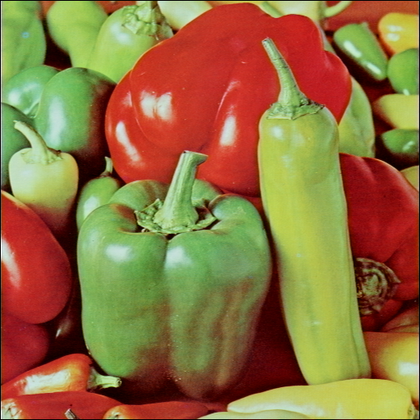
%> input picture peppers.bmp, 420 x 420 px, shrunk from 512 x 512 before the run
$ octave main.m   (GNU Octave 9; MATLAB toolbox functions it lacks are replaced by stand-ins)
%> lines starting %> are read from the running program, lines starting %| are printed output that depends on the picture; in (x1, y1, x2, y2) boxes, pixels count from 0 and x2, y2 are one past the last pixel; in counts of white or black regions, pixels touching at a corner belong together; the program's own positions count from 1
%-----------------------------------------------------
%
%      AUTHOR: Mingming Qiu         DATE: 7 Feb 2019
%    MODIFIED: Mingming Qiu         DATE: 8 Feb 2019

%       EMAIL: mq33982p@pace.edu
% DESCRIPTION: assignment 1 of CS631T Matlab Warm-up Exercises
%
%-----------------------------------------------------


disp('---------Fishing solving problem 1--------');
A = imread('/Users/mingmingqiu/Desktop/CS 631T Computer Vision/week1/peppers.bmp');
%> A is the input picture: size 420x420x3 uint8; mean R, G, B 144.2, 112.9, 64.2
figure,imshow(A),title('RGB Original Image');
pause;
disp('----Test ReduceGrayScale Function-----');
A1= ReduceGrayScale(A);
%> after the loop in ReduceGrayScale, `for r = 1:1:imgsize(1)`:
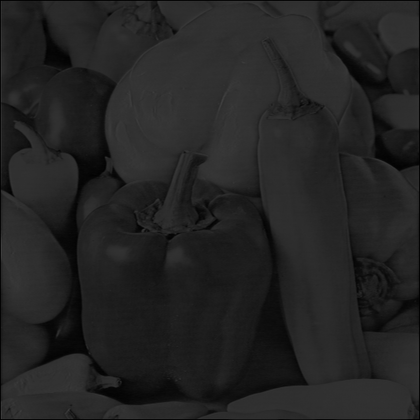
%> img_output: size 420x420 uint8; min 1, max 63, mean 35.7
figure,imshow(A1);
pause;

disp('---------Fishing solving problem 2--------');
B=rgb2gray(A);
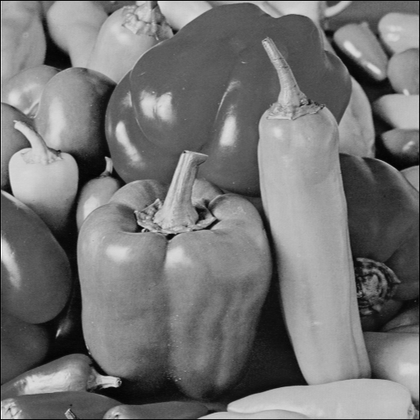
%> B: size 420x420 uint8; min 3, max 253, mean 116.7
TB=transpose(B);
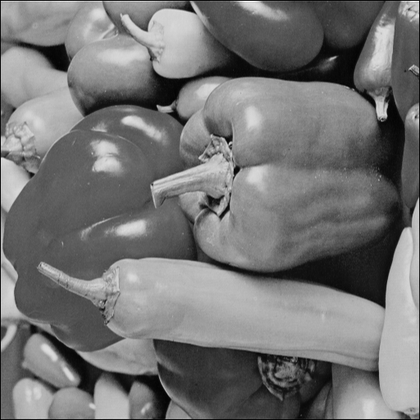
%> TB: size 420x420 uint8; min 3, max 253, mean 116.7; mean of the top-left, top-right, bottom-left and bottom-right quarters 131.7, 102.7, 115.6, 116.7
subplot(1,2,1),imshow(B),title('B')
subplot(1,2,2),imshow(TB),title('TB')
disp('Maximum intensity value of B:'),disp( max(max(B)));
%| 253
disp('Minimum intensity value of B:'),disp( min(min(B)));
%| 3
disp('Mean intensity value of B:'),disp( mean(mean(B)));
%| 116.67
disp('Median intensity value of B:'),disp( median(median(B)));
%| 118
pause;

disp('---------Fishing solving problem 3--------');
C =double(B)/double(max(max(B)));
figure,imshow(C), title('Normalize Gray Scale Image');
pause;

disp('---------Fishing solving problem 4--------');
D1=C.^0.25;
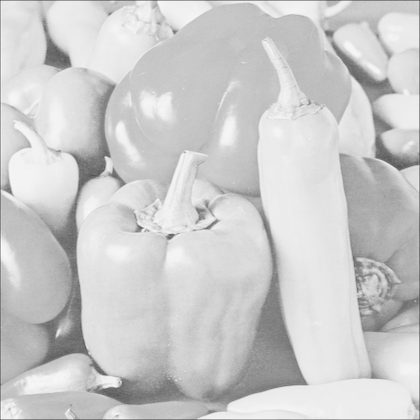
%> D1: size 420x420 double; min 0.33, max 1, mean 0.8
D2=C.^1.25;
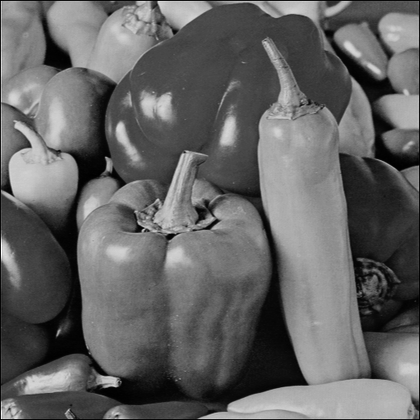
%> D2: size 420x420 double; min 0.00391, max 1, mean 0.394
D=[D1,D2];
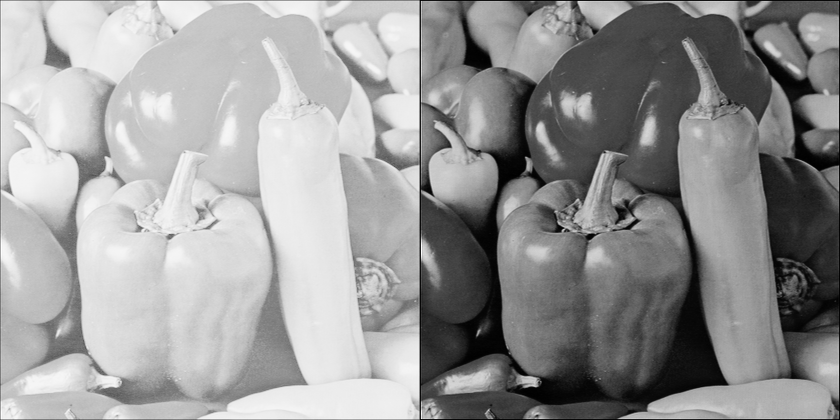
%> D: size 420x840 double; min 0.00391, max 1, mean 0.597
subplot(2,1,1),imshow(D1),title('Power .25');
subplot(2,1,2), imshow(D2),title('Power 1.25');
disp('Explain: power .25 is decrease picture intensity until 1/4 left; while, power 1.25 increase the intensity of picutre 1/4.');
imwrite(D2,'Mingming_D2.jpg');
pause;

disp('---------Fishing solving problem 5--------');
threshold = 0.3;
bw1 =zeros(size(B));
bw1(C>threshold) =1;
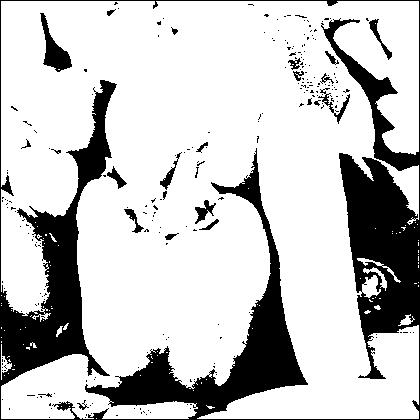
%> bw1: size 420x420 double; values 0 (black) and 1 (white), 78.2% white; 245 black regions (221 under 20 px), largest, box (x1, y1, x2, y2) and area: (0, 0, 420, 420) 35447, (40, 13, 72, 72) 726, (318, 88, 350, 124) 219
bw2 = im2bw(C,0.3);
%figure,imshow(bw1);
%figure,imshow(bw2);
disp("My method worked.");
subplot(1,2,1),imshow(bw1),title('My Method');
subplot(1,2,2),imshow(bw2),title("Matlab method");
pause;

disp('---------Fishing solving problem 6--------');
close all;
clear;


disp('---------Fishing solving problem 7 Fuction ReduceGrayScale--------');
    function img_output =ReduceGrayScale(img_input)
        imgsize = size(img_input);
        img_output = uint8(zeros(imgsize(1),imgsize(2)));

        for r = 1:1:imgsize(1)
            for c = 1:1:imgsize(2)
             img_output(r,c)= fix(double(img_input(r,c))/4);
            end
        end
    end
